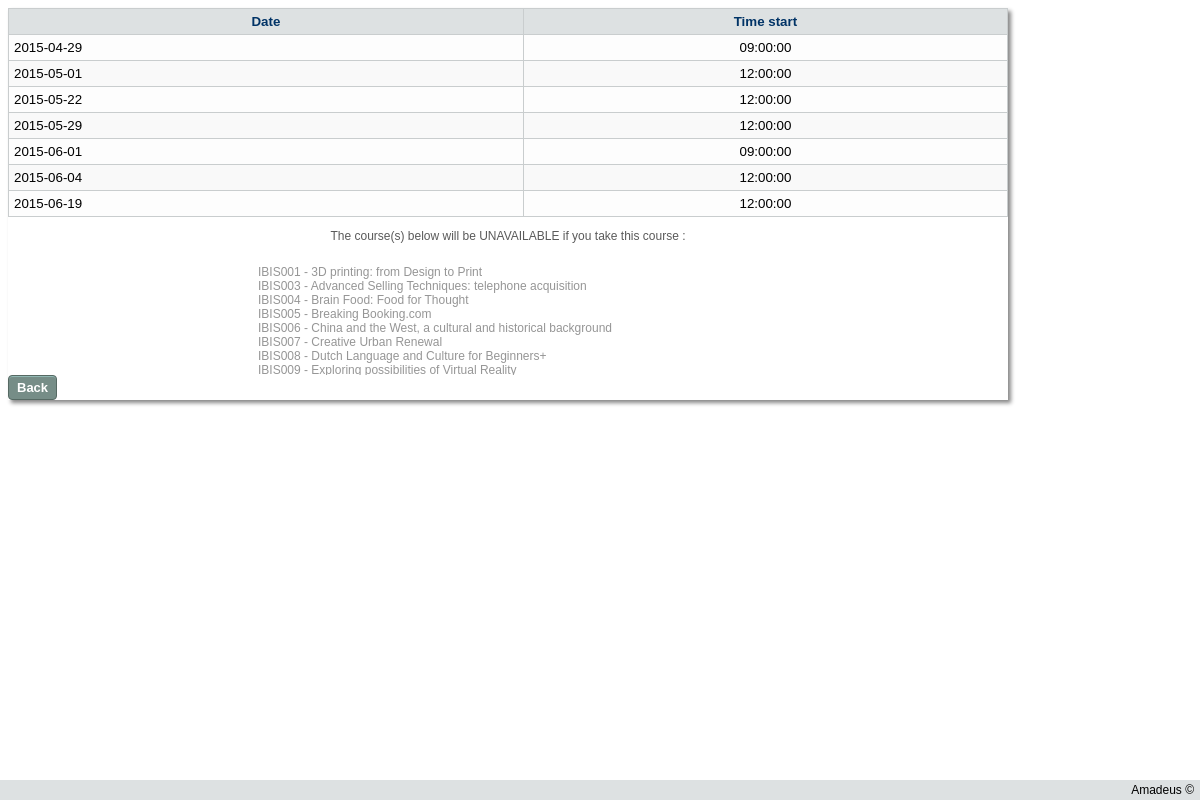
Screenshot of /htdocs/website/dates.php?courseid=IBIS002 with the database file from the repository.
### tables this page shows
CREATE TABLE IF NOT EXISTS `lesson` (
  `courseID` varchar(7) NOT NULL,
  `date` date NOT NULL DEFAULT '0000-00-00',
  `time_start` time NOT NULL,
  `room_number` varchar(5) NOT NULL
);

### htdocs/website/dates.php (the view)
<?php
require('include/top.php');
?>
<div class="CSSTableGenerator">
    <table>
        <tr>
            <td>
                Date
            </td>
            <td>
                Time start
            </td>
        </tr>
        <?php
        $courseID = $_GET['courseid'];
        require("include/database.php");
        if ($connection) {
            $SQL = "SELECT * FROM lesson WHERE courseid = '$courseID'";
            $result = $connection->query($SQL);
            $num_rows = mysqli_num_rows($result);
            if ($result) {
                if ($num_rows > 0) {
                    for ($x = 0; $x < $num_rows; $x++) {
                        $result->data_seek($x);
                        $data = $result->fetch_array();
                        $date = $data['date'];
                        $time = $data['time_start'];
                        echo "<tr><td>$date</td><td>$time</td></tr>";
                    }
                }
            } else {
                echo "Database error";
            }
        }
        ?>
    </table>
	<p id='overlap_message'>The course(s) below will be UNAVAILABLE if you take this course :</p>
	<div class="overlap">
	<?php
		if ($connection) {
            $SQLcheckoverlap = "select concat(courseID,' - ',name) as overlap from course where courseID in (select le.courseID from lesson le where le.date in (select date from lesson where courseID='$courseID') and le.courseID in (le.courseID='$courseID'));";
            $result = $connection->query($SQLcheckoverlap);
            $num_rows = mysqli_num_rows($result);
            if ($result) {
                if ($num_rows > 0) {
					for ($x = 0; $x < $num_rows; $x++) {
                        $result->data_seek($x);
                        $data = $result->fetch_array();
                        $overlap = $data['overlap'];
                        echo "$overlap <br/>";
                    }
                }
            } else {
                echo "Database error";
            }
        }
	?>
	</div>
	<a href="index.php"><button class="back">Back</button></a>
</div>
<?php
require('include/bot.php');

### htdocs/website/cssjs/style.css (style rules this page uses)
body { max-width: 1000px; height : 100%; overflow-y : scroll; font-family:Arial,sans-serif; font-size:9pt; }
.overlap { width: 50%; height:100px; margin:auto; text-align: left; color: rgb(150,150,150); overflow-y:auto; padding:10px; }
#overlap_message { color: rgb(90,90,90); text-align: center; }
.enroll, .schedule, .back, .withdraw, .unavailable { -moz-box-shadow:inset 0px 1px 0px 0px #91b8b3; -webkit-box-shadow:inset 0px 1px 0px 0px #91b8b3; box-shadow:inset 0px 1px 0px 0px #91b8b3; background-color:#768d87; -moz-border-radius:4px; -webkit-border-radius:4px; border-radius:4px; border:1px solid #566963; display:inline-block; cursor:pointer; color:#ffffff; font-family:Arial; font-size:13px; font-weight:bold; padding:4px 8px; text-decoration:none; }
html { background: #ffffff; }

### htdocs/website/cssjs/table.css (style rules this page uses)
.CSSTableGenerator { box-shadow: 3px 3px 4px #888888; height: auto; overflow: hidden; }
.CSSTableGenerator table { border-collapse: collapse; border-spacing: 0; width:100%; height:100%; overflow-y:hidden; }
.CSSTableGenerator table td { vertical-align:middle; background-color:rgb(249,249,249); border:1px solid rgb(201,205,206); border-width:1px 1px 1px 1px; text-align:center; padding:5px; font-size:10pt; }
.CSSTableGenerator table tr:nth-child(even) td { background: rgb(253,253,253); }
.CSSTableGenerator table tr td:first-child { text-align:left; }
.CSSTableGenerator table tr:first-child td { background-color:rgb(221,225,226); text-align:center; font-size:10pt; color:#003366; font-weight: bold; }

### htdocs/website/cssjs/tabs.css (style rules this page uses)
a:link,a:visited,a:hover,a:focus,a:active { color: #58C; }

### rows the page displays
lesson: date "2015-04-29", time_start "09:00:00"
lesson: date "2015-05-01", time_start "12:00:00"
lesson: date "2015-05-22", time_start "12:00:00"
lesson: date "2015-05-29", time_start "12:00:00"
lesson: date "2015-06-01", time_start "09:00:00"
lesson: date "2015-06-04", time_start "12:00:00"
lesson: date "2015-06-19", time_start "12:00:00"

### other values shown
$overlap "IBIS001 - 3D printing: from Design to Print"
$overlap "IBIS003 - Advanced Selling Techniques: telephone acquisition"
$overlap "IBIS004 - Brain Food: Food for Thought"
$overlap "IBIS005 - Breaking Booking.com"
$overlap "IBIS006 - China and the West, a cultural and historical background"
$overlap "IBIS007 - Creative Urban Renewal"
$overlap "IBIS008 - Dutch Language and Culture for Beginners+"
$overlap "IBIS009 - Exploring possibilities of Virtual Reality"
